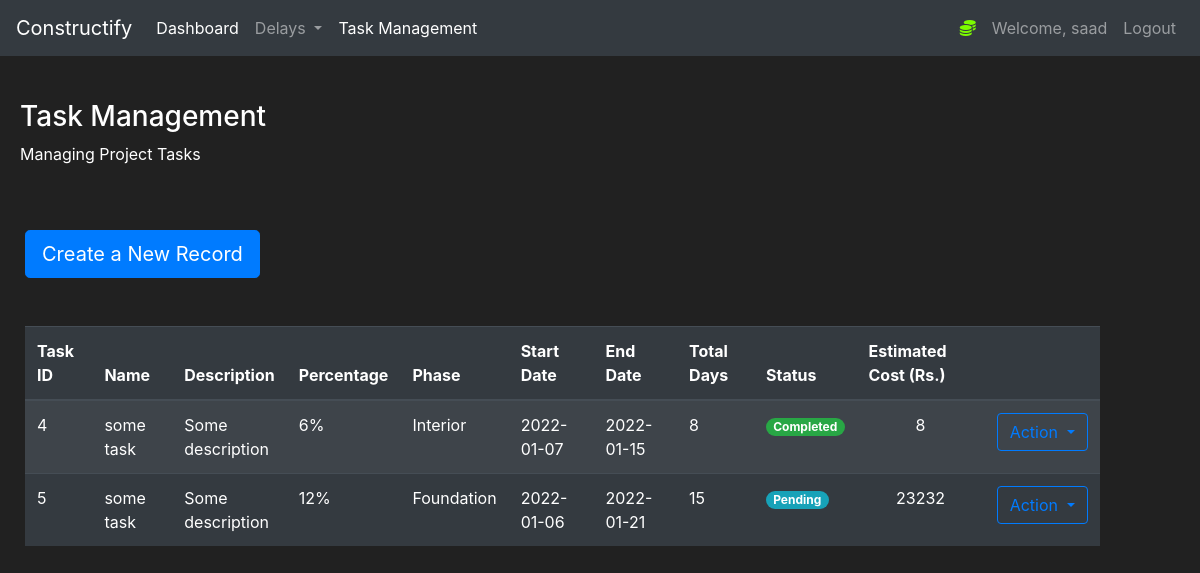
Page /Tasks (signed in) on the earlier database version.
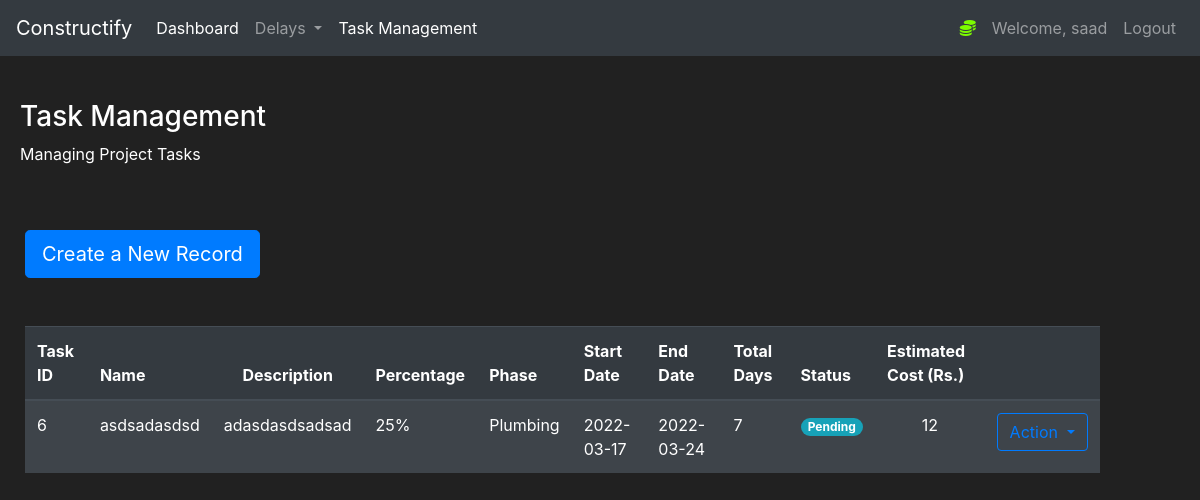
Same page on the later database version.
### construct/models.py (models this page shows)
class Tasks(db.Model):
    id = db.Column(db.Integer(), nullable=False, primary_key=True)
    Name = db.Column(db.String(length=30), nullable=False)
    description = db.Column(db.String(length=30), nullable=False)
    phase = db.Column(db.String(length=30), nullable=False)
    Percentage = db.Column(db.Integer(), nullable=False)
    start_date = db.Column(db.String(length=30), nullable=False)
    end_date = db.Column(db.String(length=30), nullable=False)
    status = db.Column(db.String(length=30), nullable=True, default="Pending")
    total_estimated_cost = db.Column(db.String(length=30), nullable=False)
    total_days = db.Column(db.Integer(), nullable=False)

### construct/routes.py (the view, shortened to what this page needs)
@app.route("/Tasks", methods=['GET', 'POST'])
@login_required
def Taskpage():
    taskform = TaskForm()
    tasks = Tasks.query.all()
    pending_tasks= Tasks.query.filter(Tasks.status == "Pending").count()
    completed_tasks= Tasks.query.filter(Tasks.status == "Completed").count()
    inprogress_tasks= Tasks.query.filter(Tasks.status == "In Progress").count()
    data = {'Task' : 'Status', 'Pending' : pending_tasks, 'In Progress' : inprogress_tasks, 'Completed' : completed_tasks}
    ganttdata = [1, 'foo']
    if request.method == "GET":
        return render_template('Tasks.html', tasks=tasks, taskform=taskform, inprogress_tasks=inprogress_tasks,completed_tasks=completed_tasks, pending_tasks=pending_tasks, data=data)

### construct/models.py (called while the page is built)
@login_manager.user_loader
def load_user(user_id):
    return User.query.get(int(user_id))

### construct/templates/Tasks.html (shortened to what this page needs)
{% extends 'base.html' %}
{% block content%}
<div style="margin-top:20px;margin-left:20px">
    <h3>Task Management</h3>
    <p>Managing Project Tasks</p>
</div>
<div class="row" style="margin-top:20px;margin-left:10px">
    <div class="col-11">
        <br>
        <button type="button" class="btn btn-primary btn-lg" data-toggle="modal" data-target="#TaskModal"
            data-whatever="@mdo">Create a New Record</button>
        <br><br><br>
        <table class="table table-striped table-dark">
            <thead>
                <tr>
                    <th scope="col">Task ID</th>
                    <th scope="col">Name</th>
                    <th width="10% scope=" col">
                        <center>Description</center>
                    </th>
                    <th width="10% scope=" col">Percentage</th>
                    <th scope="col">Phase</th>
                    <th scope="col">Start Date</th>
                    <th scope="col">End Date</th>
                    <th scope="col">Total Days</th>
                    <th scope="col">Status</th>
                    <th scope="col">Estimated Cost (Rs.)</th>
                    <th scope="col"></th>
                </tr>
            </thead>
            <tbody>
                {% for task in tasks %}
                <tr>
                    <td>{{task.id}}</td>
                    <td>{{task.Name}}</td>
                    <td width="5%">{{task.description}}</td>
                    <td width="5%">{{task.Percentage}}%</td>
                    <td>{{task.phase}}</td>
                    <td>{{task.start_date}}</td>
                    <td>{{task.end_date}}</td>
                    <td>{{task.total_days}}</td>
                    {% if 'Pending' in task.status %}
                    <td><span class="badge badge-pill badge-info">{{task.status}}</span></td>
                    {% endif %}
                    {% if 'Completed' in task.status %}
                    <td><span class="badge badge-pill badge-success">{{task.status}}</span></td>
                    {% endif %}
                    <td>
                        <center>{{task.total_estimated_cost}}</center>
                    </td>
                    <td>
                        <div class="btn-group">
                            <button type="button" class="btn btn-outline-primary dropdown-toggle" data-toggle="dropdown"
                                aria-haspopup="true" aria-expanded="false">
                                Action
                            </button>
                        </div>
                    </td>
                </tr>
                {% endfor %}
            </tbody>
        </table>
    </div>
</div>
</div>
{% endblock %}

Differences in the rows shown:
removed Tasks: id "4", Name "some task", description "Some description", Percentage "6", phase "Interior", start_date "2022-01-07", end_date "2022-01-15", total_days "8", status "Completed", total_estimated_cost "8"
removed Tasks: id "5", Name "some task", description "Some description", Percentage "12", phase "Foundation", start_date "2022-01-06", end_date "2022-01-21", total_days "15", status "Pending", total_estimated_cost "23232"
added Tasks: id "6", Name "asdsadasdsd", description "adasdasdsadsad", Percentage "25", phase "Plumbing", start_date "2022-03-17", end_date "2022-03-24", total_days "7", status "Pending", total_estimated_cost "12"
